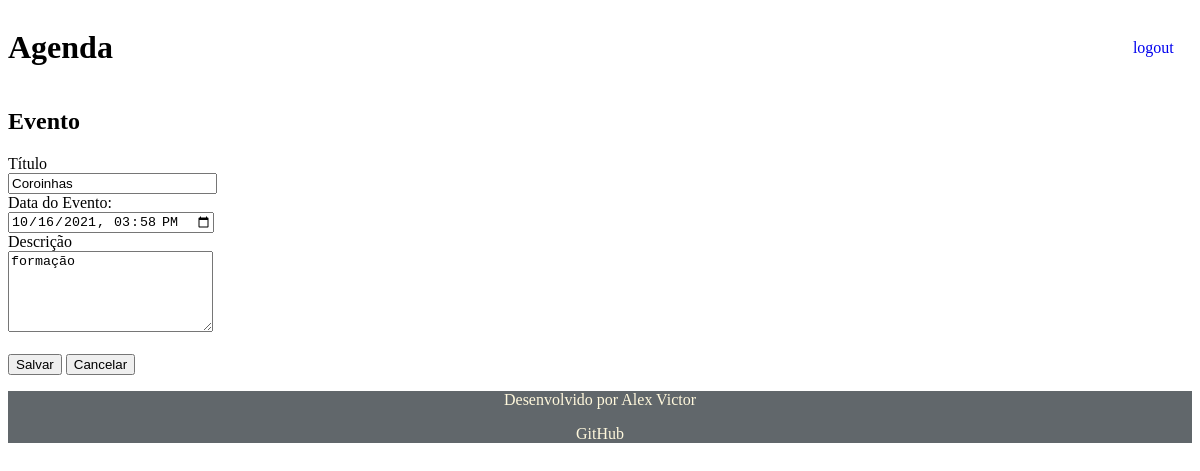
The app's page /agenda/evento/?id=7 (signed in) with its own data.
### core/models.py (models this page shows, shortened)
class Evento(models.Model):
    titulo = models.CharField(max_length=100)
    descricao = models.TextField(blank=True, null=True)
    data_evento = models.DateTimeField(verbose_name='Data do Evento')
    data_criacao = models.DateTimeField(auto_now=True)
    usuario = models.ForeignKey(User, on_delete=models.CASCADE)
    class Meta:
        db_table = 'evento'
    def get_data_input_evento(self):
        return self.data_evento.strftime('%Y-%m-%dT%H:%M')

### core/views.py (the view)
# urls.py: path('agenda/evento/', views.evento),
@login_required(login_url='/login/')
def evento(request):
    id_evento = request.GET.get('id')
    dados = {}
    if id_evento:
        dados['evento'] = Evento.objects.get(id=id_evento)
    return render(request, 'evento.html', dados)

### templates/evento.html (shortened to what this page needs)
{% extends "model-page.html" %}
{% block content %}
<h2>Evento</h2>
<form action="submit" method="POST">{% csrf_token %}
    <label>Título</label>
    <br>
    <input type="text" name="titulo" size="23" value="{{evento.titulo}}">
    <br>
    <label>Data do Evento:</label>
    <br>
    <input type="datetime-local" name="data_evento" value="{{ evento.get_data_input_evento }}">
    <br>
    <label>Descrição</label>
    <br>
    <textarea name="descricao" rows="5" cols="23">{{evento.descricao}}</textarea>
    <br><br>
    <button type="submit">Salvar</button>
    <a href="/">
        <button type="button">Cancelar</button>
    </a>
</form>
{% endblock %}

### records on screen
Evento: titulo "Coroinhas", data_evento "10/16/2021 15:58", descricao "formação"
